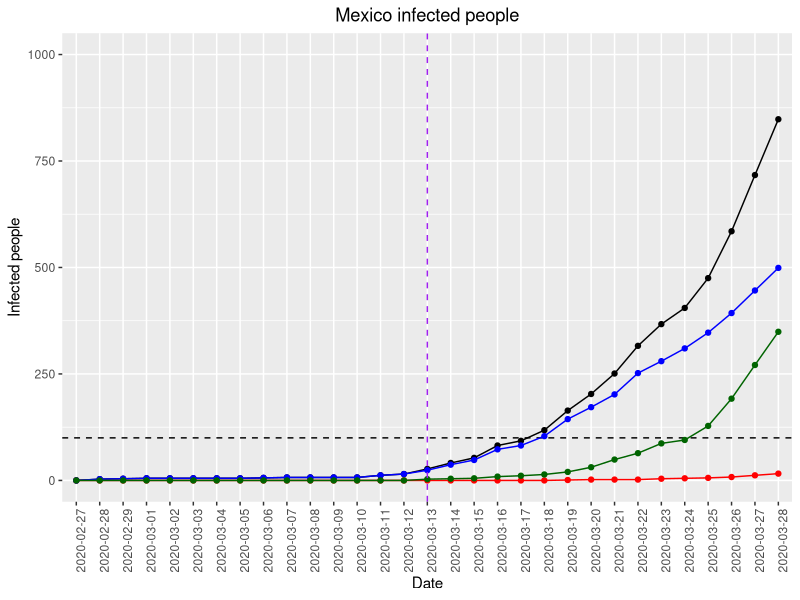

Recreate this plot in R.
#### Libraries ####
require(ggplot2)

#### Directories #####
setwd("G:\\Mi unidad\\Covid19\\Mexico-COVID-19")


table <- read.csv("Mexico_COVID19.csv")


dim(table)
str(table)
head(table)


subtable <- table[-(1:35),] # removing the first 35 days


# plot(table$Pos, type="o", pch=19, las=1, ylab="Infected",
#      main="Infected", xlab="time (days)")


pdf("InfectionEvolution.pdf",11,9)
ggplot() +
  ylab("Infected people") + xlab("Date") + ggtitle("Mexico infected people") +
  ylim(c(0,1000))+
  geom_line(subtable, mapping=aes(x=Fecha, y=Pos, group=1)) +
  geom_point(subtable, mapping=aes(x=Fecha, y=Pos, group=1)) +
  theme(axis.text.x = element_text(angle = 90, hjust = 1)) +
  theme(plot.title = element_text(hjust = 0.5)) +
  geom_hline(yintercept = 100, lty=2) +
  geom_line(subtable, mapping=aes(x=Fecha, y=Deceased, group=1), col="red") +
  geom_point(subtable, mapping=aes(x=Fecha, y=Deceased, group=1), col="red") +
  geom_line(subtable, mapping=aes(x=Fecha, y=Pos_I, group=1), col="blue") +
  geom_point(subtable, mapping=aes(x=Fecha, y=Pos_I, group=1), col="blue") +
  geom_line(subtable, mapping=aes(x=Fecha, y=Pos_L, group=1), col="darkgreen") +
  geom_point(subtable, mapping=aes(x=Fecha, y=Pos_L, group=1), col="darkgreen") +
  geom_vline(xintercept=which(subtable$Fecha == "2020-03-13"), col="purple", lty=2) # day with the first local infected person

dev.off()